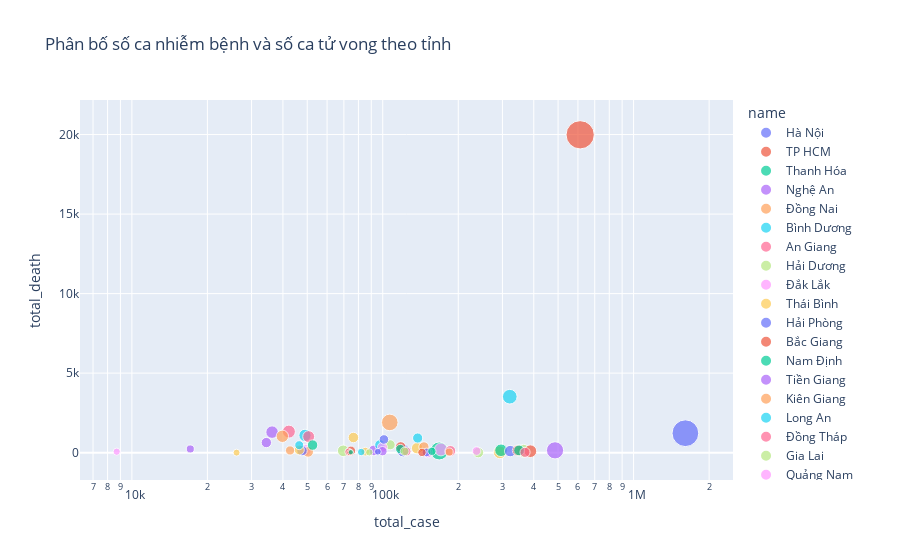

Here is the notebook cell this chart was saved with:
### Code cell
fig = px.scatter(df, x="total_case", y="total_death", color="name", size="population", log_x=True, title="Phân bố số ca nhiễm bệnh và số ca tử vong theo tỉnh")
fig.show()

### Figure 1 — Plotly figure (JSON) as saved in the notebook; plotly's stock layout.template omitted (floating-point values rounded to 4 significant figures)
{"data": [{"hovertemplate": "name=Hà Nội<br>total_case=%{x}<br>total_death=%{y}<br>population=%{marker.size}<extra></extra>", "legendgroup": "Hà Nội", "marker": {"color": "#636efa", "size": [8053664], "sizemode": "area", "sizeref": 22480.0, "symbol": "circle"}, "mode": "markers", "name": "Hà Nội", "orientation": "v", "showlegend": true, "type": "scatter", "x": [1608652], "xaxis": "x", "y": [1221], "yaxis": "y"}, {"hovertemplate": "name=TP HCM<br>total_case=%{x}<br>total_death=%{y}<br>population=%{marker.size}<extra></extra>", "legendgroup": "TP HCM", "marker": {"color": "#EF553B", "size": [8993082], "sizemode": "area", "sizeref": 22480.0, "symbol": "circle"}, "mode": "markers", "name": "TP HCM", "orientation": "v", "showlegend": true, "type": "scatter", "x": [612386], "xaxis": "x", "y": [19984], "yaxis": "y"}, {"hovertemplate": "name=Thanh Hóa<br>total_case=%{x}<br>total_death=%{y}<br>population=%{marker.size}<extra></extra>", "legendgroup": "Thanh Hóa", "marker": {"color": "#00cc96", "size": [3640128], "sizemode": "area", "sizeref": 22480.0, "symbol": "circle"}, "mode": "markers", "name": "Thanh Hóa", "orientation": "v", "showlegend": true, "type": "scatter", "x": [167957], "xaxis": "x", "y": [107], "yaxis": "y"}, {"hovertemplate": "name=Nghệ An<br>total_case=%{x}<br>total_death=%{y}<br>population=%{marker.size}<extra></extra>", "legendgroup": "Nghệ An", "marker": {"color": "#ab63fa", "size": [3327791], "sizemode": "area", "sizeref": 22480.0, "symbol": "circle"}, "mode": "markers", "name": "Nghệ An", "orientation": "v", "showlegend": true, "type": "scatter", "x": [486217], "xaxis": "x", "y": [145], "yaxis": "y"}, {"hovertemplate": "name=Đồng Nai<br>total_case=%{x}<br>total_death=%{y}<br>population=%{marker.size}<extra></extra>", "legendgroup": "Đồng Nai", "marker": {"color": "#FFA15A", "size": [3097107], "sizemode": "area", "sizeref": 22480.0, "symbol": "circle"}, "mode": "markers", "name": "Đồng Nai", "orientation": "v", "showlegend": true, "type": "scatter", "x": [106669], "xaxis": "x", "y": [1900], "yaxis": "y"}, {"hovertemplate": "name=Bình Dương<br>total_case=%{x}<br>total_death=%{y}<br>population=%{marker.size}<extra></extra>", "legendgroup": "Bình Dương", "marker": {"color": "#19d3f3", "size": [2426561], "sizemode": "area", "sizeref": 22480.0, "symbol": "circle"}, "mode": "markers", "name": "Bình Dương", "orientation": "v", "showlegend": true, "type": "scatter", "x": [320961], "xaxis": "x", "y": [3518], "yaxis": "y"}, {"hovertemplate": "name=An Giang<br>total_case=%{x}<br>total_death=%{y}<br>population=%{marker.size}<extra></extra>", "legendgroup": "An Giang", "marker": {"color": "#FF6692", "size": [1908352], "sizemode": "area", "sizeref": 22480.0, "symbol": "circle"}, "mode": "markers", "name": "An Giang", "orientation": "v", "showlegend": true, "type": "scatter", "x": [42246], "xaxis": "x", "y": [1321], "yaxis": "y"}, {"hovertemplate": "name=Hải Dương<br>total_case=%{x}<br>total_death=%{y}<br>population=%{marker.size}<extra></extra>", "legendgroup": "Hải Dương", "marker": {"color": "#B6E880", "size": [1892254], "sizemode": "area", "sizeref": 22480.0, "symbol": "circle"}, "mode": "markers", "name": "Hải Dương", "orientation": "v", "showlegend": true, "type": "scatter", "x": [363926], "xaxis": "x", "y": [114], "yaxis": "y"}, {"hovertemplate": "name=Đắk Lắk<br>total_case=%{x}<br>total_death=%{y}<br>population=%{marker.size}<extra></extra>", "legendgroup": "Đắk Lắk", "marker": {"color": "#FF97FF", "size": [1869322], "sizemode": "area", "sizeref": 22480.0, "symbol": "circle"}, "mode": "markers", "name": "Đắk Lắk", "orientation": "v", "showlegend": true, "type": "scatter", "x": [170585], "xaxis": "x", "y": [201], "yaxis": "y"}, {"hovertemplate": "name=Thái Bình<br>total_case=%{x}<br>total_death=%{y}<br>population=%{marker.size}<extra></extra>", "legendgroup": "Thái Bình", "marker": {"color": "#FECB52", "size": [1860447], "sizemode": "area", "sizeref": 22480.0, "symbol": "circle"}, "mode": "markers", "name": "Thái Bình", "orientation": "v", "showlegend": true, "type": "scatter", "x": [292948], "xaxis": "x", "y": [23], "yaxis": "y"}, {"hovertemplate": "name=Hải Phòng<br>total_case=%{x}<br>total_death=%{y}<br>population=%{marker.size}<extra></extra>", "legendgroup": "Hải Phòng", "marker": {"color": "#636efa", "size": [1837173], "sizemode": "area", "sizeref": 22480.0, "symbol": "circle"}, "mode": "markers", "name": "Hải Phòng", "orientation": "v", "showlegend": true, "type": "scatter", "x": [120668], "xaxis": "x", "y": [135], "yaxis": "y"}, {"hovertemplate": "name=Bắc Giang<br>total_case=%{x}<br>total_death=%{y}<br>population=%{marker.size}<extra></extra>", "legendgroup": "Bắc Giang", "marker": {"color": "#EF553B", "size": [1803950], "sizemode": "area", "sizeref": 22480.0, "symbol": "circle"}, "mode": "markers", "name": "Bắc Giang", "orientation": "v", "showlegend": true, "type": "scatter", "x": [387812], "xaxis": "x", "y": [91], "yaxis": "y"}, {"hovertemplate": "name=Nam Định<br>total_case=%{x}<br>total_death=%{y}<br>population=%{marker.size}<extra></extra>", "legendgroup": "Nam Định", "marker": {"color": "#00cc96", "size": [1780393], "sizemode": "area", "sizeref": 22480.0, "symbol": "circle"}, "mode": "markers", "name": "Nam Định", "orientation": "v", "showlegend": true, "type": "scatter", "x": [296155], "xaxis": "x", "y": [149], "yaxis": "y"}, {"hovertemplate": "name=Tiền Giang<br>total_case=%{x}<br>total_death=%{y}<br>population=%{marker.size}<extra></extra>", "legendgroup": "Tiền Giang", "marker": {"color": "#ab63fa", "size": [1764185], "sizemode": "area", "sizeref": 22480.0, "symbol": "circle"}, "mode": "markers", "name": "Tiền Giang", "orientation": "v", "showlegend": true, "type": "scatter", "x": [36212], "xaxis": "x", "y": [1290], "yaxis": "y"}, {"hovertemplate": "name=Kiên Giang<br>total_case=%{x}<br>total_death=%{y}<br>population=%{marker.size}<extra></extra>", "legendgroup": "Kiên Giang", "marker": {"color": "#FFA15A", "size": [1723067], "sizemode": "area", "sizeref": 22480.0, "symbol": "circle"}, "mode": "markers", "name": "Kiên Giang", "orientation": "v", "showlegend": true, "type": "scatter", "x": [39799], "xaxis": "x", "y": [1027], "yaxis": "y"}, {"hovertemplate": "name=Long An<br>total_case=%{x}<br>total_death=%{y}<br>population=%{marker.size}<extra></extra>", "legendgroup": "Long An", "marker": {"color": "#19d3f3", "size": [1688547], "sizemode": "area", "sizeref": 22480.0, "symbol": "circle"}, "mode": "markers", "name": "Long An", "orientation": "v", "showlegend": true, "type": "scatter", "x": [48994], "xaxis": "x", "y": [1088], "yaxis": "y"}, {"hovertemplate": "name=Đồng Tháp<br>total_case=%{x}<br>total_death=%{y}<br>population=%{marker.size}<extra></extra>", "legendgroup": "Đồng Tháp", "marker": {"color": "#FF6692", "size": [1599504], "sizemode": "area", "sizeref": 22480.0, "symbol": "circle"}, "mode": "markers", "name": "Đồng Tháp", "orientation": "v", "showlegend": true, "type": "scatter", "x": [50663], "xaxis": "x", "y": [1007], "yaxis": "y"}, {"hovertemplate": "name=Gia Lai<br>total_case=%{x}<br>total_death=%{y}<br>population=%{marker.size}<extra></extra>", "legendgroup": "Gia Lai", "marker": {"color": "#B6E880", "size": [1513847], "sizemode": "area", "sizeref": 22480.0, "symbol": "circle"}, "mode": "markers", "name": "Gia Lai", "orientation": "v", "showlegend": true, "type": "scatter", "x": [69571], "xaxis": "x", "y": [116], "yaxis": "y"}, {"hovertemplate": "name=Quảng Nam<br>total_case=%{x}<br>total_death=%{y}<br>population=%{marker.size}<extra></extra>", "legendgroup": "Quảng Nam", "marker": {"color": "#FF97FF", "size": [1495812], "sizemode": "area", "sizeref": 22480.0, "symbol": "circle"}, "mode": "markers", "name": "Quảng Nam", "orientation": "v", "showlegend": true, "type": "scatter", "x": [49226], "xaxis": "x", "y": [150], "yaxis": "y"}, {"hovertemplate": "name=Bình Định<br>total_case=%{x}<br>total_death=%{y}<br>population=%{marker.size}<extra></extra>", "legendgroup": "Bình Định", "marker": {"color": "#FECB52", "size": [1486918], "sizemode": "area", "sizeref": 22480.0, "symbol": "circle"}, "mode": "markers", "name": "Bình Định", "orientation": "v", "showlegend": true, "type": "scatter", "x": [137124], "xaxis": "x", "y": [281], "yaxis": "y"}, {"hovertemplate": "name=Phú Thọ<br>total_case=%{x}<br>total_death=%{y}<br>population=%{marker.size}<extra></extra>", "legendgroup": "Phú Thọ", "marker": {"color": "#636efa", "size": [1463726], "sizemode": "area", "sizeref": 22480.0, "symbol": "circle"}, "mode": "markers", "name": "Phú Thọ", "orientation": "v", "showlegend": true, "type": "scatter", "x": [322144], "xaxis": "x", "y": [97], "yaxis": "y"}, {"hovertemplate": "name=Bắc Ninh<br>total_case=%{x}<br>total_death=%{y}<br>population=%{marker.size}<extra></extra>", "legendgroup": "Bắc Ninh", "marker": {"color": "#EF553B", "size": [1368840], "sizemode": "area", "sizeref": 22480.0, "symbol": "circle"}, "mode": "markers", "name": "Bắc Ninh", "orientation": "v", "showlegend": true, "type": "scatter", "x": [345425], "xaxis": "x", "y": [136], "yaxis": "y"}, {"hovertemplate": "name=Quảng Ninh<br>total_case=%{x}<br>total_death=%{y}<br>population=%{marker.size}<extra></extra>", "legendgroup": "Quảng Ninh", "marker": {"color": "#00cc96", "size": [1320324], "sizemode": "area", "sizeref": 22480.0, "symbol": "circle"}, "mode": "markers", "name": "Quảng Ninh", "orientation": "v", "showlegend": true, "type": "scatter", "x": [349695], "xaxis": "x", "y": [141], "yaxis": "y"}, {"hovertemplate": "name=Lâm Đồng<br>total_case=%{x}<br>total_death=%{y}<br>population=%{marker.size}<extra></extra>", "legendgroup": "Lâm Đồng", "marker": {"color": "#ab63fa", "size": [1296606], "sizemode": "area", "sizeref": 22480.0, "symbol": "circle"}, "mode": "markers", "name": "Lâm Đồng", "orientation": "v", "showlegend": true, "type": "scatter", "x": [92251], "xaxis": "x", "y": [141], "yaxis": "y"}, {"hovertemplate": "name=Hà Tĩnh<br>total_case=%{x}<br>total_death=%{y}<br>population=%{marker.size}<extra></extra>", "legendgroup": "Hà Tĩnh", "marker": {"color": "#FFA15A", "size": [1288866], "sizemode": "area", "sizeref": 22480.0, "symbol": "circle"}, "mode": "markers", "name": "Hà Tĩnh", "orientation": "v", "showlegend": true, "type": "scatter", "x": [50414], "xaxis": "x", "y": [50], "yaxis": "y"}, {"hovertemplate": "name=Bến Tre<br>total_case=%{x}<br>total_death=%{y}<br>population=%{marker.size}<extra></extra>", "legendgroup": "Bến Tre", "marker": {"color": "#19d3f3", "size": [1288463], "sizemode": "area", "sizeref": 22480.0, "symbol": "circle"}, "mode": "markers", "name": "Bến Tre", "orientation": "v", "showlegend": true, "type": "scatter", "x": [97535], "xaxis": "x", "y": [483], "yaxis": "y"}, {"hovertemplate": "name=Thái Nguyên<br>total_case=%{x}<br>total_death=%{y}<br>population=%{marker.size}<extra></extra>", "legendgroup": "Thái Nguyên", "marker": {"color": "#FF6692", "size": [1286751], "sizemode": "area", "sizeref": 22480.0, "symbol": "circle"}, "mode": "markers", "name": "Thái Nguyên", "orientation": "v", "showlegend": true, "type": "scatter", "x": [185990], "xaxis": "x", "y": [110], "yaxis": "y"}, {"hovertemplate": "name=Hưng Yên<br>total_case=%{x}<br>total_death=%{y}<br>population=%{marker.size}<extra></extra>", "legendgroup": "Hưng Yên", "marker": {"color": "#B6E880", "size": [1252731], "sizemode": "area", "sizeref": 22480.0, "symbol": "circle"}, "mode": "markers", "name": "Hưng Yên", "orientation": "v", "showlegend": true, "type": "scatter", "x": [240400], "xaxis": "x", "y": [5], "yaxis": "y"}, {"hovertemplate": "name=Sơn La<br>total_case=%{x}<br>total_death=%{y}<br>population=%{marker.size}<extra></extra>", "legendgroup": "Sơn La", "marker": {"color": "#FF97FF", "size": [1248415], "sizemode": "area", "sizeref": 22480.0, "symbol": "circle"}, "mode": "markers", "name": "Sơn La", "orientation": "v", "showlegend": true, "type": "scatter", "x": [151021], "xaxis": "x", "y": [0], "yaxis": "y"}, {"hovertemplate": "name=Cần Thơ<br>total_case=%{x}<br>total_death=%{y}<br>population=%{marker.size}<extra></extra>", "legendgroup": "Cần Thơ", "marker": {"color": "#FECB52", "size": [1235171], "sizemode": "area", "sizeref": 22480.0, "symbol": "circle"}, "mode": "markers", "name": "Cần Thơ", "orientation": "v", "showlegend": true, "type": "scatter", "x": [76400], "xaxis": "x", "y": [951], "yaxis": "y"}, {"hovertemplate": "name=Quảng Ngãi<br>total_case=%{x}<br>total_death=%{y}<br>population=%{marker.size}<extra></extra>", "legendgroup": "Quảng Ngãi", "marker": {"color": "#636efa", "size": [1231697], "sizemode": "area", "sizeref": 22480.0, "symbol": "circle"}, "mode": "markers", "name": "Quảng Ngãi", "orientation": "v", "showlegend": true, "type": "scatter", "x": [47654], "xaxis": "x", "y": [127], "yaxis": "y"}, {"hovertemplate": "name=Khánh Hòa<br>total_case=%{x}<br>total_death=%{y}<br>population=%{marker.size}<extra></extra>", "legendgroup": "Khánh Hòa", "marker": {"color": "#EF553B", "size": [1231107], "sizemode": "area", "sizeref": 22480.0, "symbol": "circle"}, "mode": "markers", "name": "Khánh Hòa", "orientation": "v", "showlegend": true, "type": "scatter", "x": [117915], "xaxis": "x", "y": [361], "yaxis": "y"}, {"hovertemplate": "name=Bình Thuận<br>total_case=%{x}<br>total_death=%{y}<br>population=%{marker.size}<extra></extra>", "legendgroup": "Bình Thuận", "marker": {"color": "#00cc96", "size": [1230808], "sizemode": "area", "sizeref": 22480.0, "symbol": "circle"}, "mode": "markers", "name": "Bình Thuận", "orientation": "v", "showlegend": true, "type": "scatter", "x": [52526], "xaxis": "x", "y": [477], "yaxis": "y"}, {"hovertemplate": "name=Sóc Trăng<br>total_case=%{x}<br>total_death=%{y}<br>population=%{marker.size}<extra></extra>", "legendgroup": "Sóc Trăng", "marker": {"color": "#ab63fa", "size": [1199653], "sizemode": "area", "sizeref": 22480.0, "symbol": "circle"}, "mode": "markers", "name": "Sóc Trăng", "orientation": "v", "showlegend": true, "type": "scatter", "x": [34353], "xaxis": "x", "y": [633], "yaxis": "y"}, {"hovertemplate": "name=Cà Mau<br>total_case=%{x}<br>total_death=%{y}<br>population=%{marker.size}<extra></extra>", "legendgroup": "Cà Mau", "marker": {"color": "#FFA15A", "size": [1194476], "sizemode": "area", "sizeref": 22480.0, "symbol": "circle"}, "mode": "markers", "name": "Cà Mau", "orientation": "v", "showlegend": true, "type": "scatter", "x": [145915], "xaxis": "x", "y": [357], "yaxis": "y"}, {"hovertemplate": "name=Tây Ninh<br>total_case=%{x}<br>total_death=%{y}<br>population=%{marker.size}<extra></extra>", "legendgroup": "Tây Ninh", "marker": {"color": "#19d3f3", "size": [1169165], "sizemode": "area", "sizeref": 22480.0, "symbol": "circle"}, "mode": "markers", "name": "Tây Ninh", "orientation": "v", "showlegend": true, "type": "scatter", "x": [137774], "xaxis": "x", "y": [918], "yaxis": "y"}, {"hovertemplate": "name=Vĩnh Phúc<br>total_case=%{x}<br>total_death=%{y}<br>population=%{marker.size}<extra></extra>", "legendgroup": "Vĩnh Phúc", "marker": {"color": "#FF6692", "size": [1154154], "sizemode": "area", "sizeref": 22480.0, "symbol": "circle"}, "mode": "markers", "name": "Vĩnh Phúc", "orientation": "v", "showlegend": true, "type": "scatter", "x": [369171], "xaxis": "x", "y": [19], "yaxis": "y"}, {"hovertemplate": "name=Bà Rịa - Vũng Tàu<br>total_case=%{x}<br>total_death=%{y}<br>population=%{marker.size}<extra></extra>", "legendgroup": "Bà Rịa - Vũng Tàu", "marker": {"color": "#B6E880", "size": [1148313], "sizemode": "area", "sizeref": 22480.0, "symbol": "circle"}, "mode": "markers", "name": "Bà Rịa - Vũng Tàu", "orientation": "v", "showlegend": true, "type": "scatter", "x": [107048], "xaxis": "x", "y": [495], "yaxis": "y"}, {"hovertemplate": "name=Đà Nẵng<br>total_case=%{x}<br>total_death=%{y}<br>population=%{marker.size}<extra></extra>", "legendgroup": "Đà Nẵng", "marker": {"color": "#FF97FF", "size": [1134310], "sizemode": "area", "sizeref": 22480.0, "symbol": "circle"}, "mode": "markers", "name": "Đà Nẵng", "orientation": "v", "showlegend": true, "type": "scatter", "x": [99721], "xaxis": "x", "y": [337], "yaxis": "y"}, {"hovertemplate": "name=Thừa Thiên Huế<br>total_case=%{x}<br>total_death=%{y}<br>population=%{marker.size}<extra></extra>", "legendgroup": "Thừa Thiên Huế", "marker": {"color": "#FECB52", "size": [1128620], "sizemode": "area", "sizeref": 22480.0, "symbol": "circle"}, "mode": "markers", "name": "Thừa Thiên Huế", "orientation": "v", "showlegend": true, "type": "scatter", "x": [46490], "xaxis": "x", "y": [173], "yaxis": "y"}, {"hovertemplate": "name=Vĩnh Long<br>total_case=%{x}<br>total_death=%{y}<br>population=%{marker.size}<extra></extra>", "legendgroup": "Vĩnh Long", "marker": {"color": "#636efa", "size": [1022791], "sizemode": "area", "sizeref": 22480.0, "symbol": "circle"}, "mode": "markers", "name": "Vĩnh Long", "orientation": "v", "showlegend": true, "type": "scatter", "x": [101082], "xaxis": "x", "y": [829], "yaxis": "y"}, {"hovertemplate": "name=Trà Vinh<br>total_case=%{x}<br>total_death=%{y}<br>population=%{marker.size}<extra></extra>", "legendgroup": "Trà Vinh", "marker": {"color": "#EF553B", "size": [1009168], "sizemode": "area", "sizeref": 22480.0, "symbol": "circle"}, "mode": "markers", "name": "Trà Vinh", "orientation": "v", "showlegend": true, "type": "scatter", "x": [74656], "xaxis": "x", "y": [115], "yaxis": "y"}, {"hovertemplate": "name=Bình Phước<br>total_case=%{x}<br>total_death=%{y}<br>population=%{marker.size}<extra></extra>", "legendgroup": "Bình Phước", "marker": {"color": "#00cc96", "size": [994679], "sizemode": "area", "sizeref": 22480.0, "symbol": "circle"}, "mode": "markers", "name": "Bình Phước", "orientation": "v", "showlegend": true, "type": "scatter", "x": [117447], "xaxis": "x", "y": [224], "yaxis": "y"}, {"hovertemplate": "name=Ninh Bình<br>total_case=%{x}<br>total_death=%{y}<br>population=%{marker.size}<extra></extra>", "legendgroup": "Ninh Bình", "marker": {"color": "#ab63fa", "size": [982487], "sizemode": "area", "sizeref": 22480.0, "symbol": "circle"}, "mode": "markers", "name": "Ninh Bình", "orientation": "v", "showlegend": true, "type": "scatter", "x": [99751], "xaxis": "x", "y": [91], "yaxis": "y"}, {"hovertemplate": "name=Phú Yên<br>total_case=%{x}<br>total_death=%{y}<br>population=%{marker.size}<extra></extra>", "legendgroup": "Phú Yên", "marker": {"color": "#FFA15A", "size": [961152], "sizemode": "area", "sizeref": 22480.0, "symbol": "circle"}, "mode": "markers", "name": "Phú Yên", "orientation": "v", "showlegend": true, "type": "scatter", "x": [42713], "xaxis": "x", "y": [137], "yaxis": "y"}, {"hovertemplate": "name=Bạc Liêu<br>total_case=%{x}<br>total_death=%{y}<br>population=%{marker.size}<extra></extra>", "legendgroup": "Bạc Liêu", "marker": {"color": "#19d3f3", "size": [907236], "sizemode": "area", "sizeref": 22480.0, "symbol": "circle"}, "mode": "markers", "name": "Bạc Liêu", "orientation": "v", "showlegend": true, "type": "scatter", "x": [46461], "xaxis": "x", "y": [470], "yaxis": "y"}, {"hovertemplate": "name=Quảng Bình<br>total_case=%{x}<br>total_death=%{y}<br>population=%{marker.size}<extra></extra>", "legendgroup": "Quảng Bình", "marker": {"color": "#FF6692", "size": [895430], "sizemode": "area", "sizeref": 22480.0, "symbol": "circle"}, "mode": "markers", "name": "Quảng Bình", "orientation": "v", "showlegend": true, "type": "scatter", "x": [124400], "xaxis": "x", "y": [74], "yaxis": "y"}, {"hovertemplate": "name=Hà Giang<br>total_case=%{x}<br>total_death=%{y}<br>population=%{marker.size}<extra></extra>", "legendgroup": "Hà Giang", "marker": {"color": "#B6E880", "size": [854679], "sizemode": "area", "sizeref": 22480.0, "symbol": "circle"}, "mode": "markers", "name": "Hà Giang", "orientation": "v", "showlegend": true, "type": "scatter", "x": [122210], "xaxis": "x", "y": [80], "yaxis": "y"}, {"hovertemplate": "name=Hòa Bình<br>total_case=%{x}<br>total_death=%{y}<br>population=%{marker.size}<extra></extra>", "legendgroup": "Hòa Bình", "marker": {"color": "#FF97FF", "size": [854131], "sizemode": "area", "sizeref": 22480.0, "symbol": "circle"}, "mode": "markers", "name": "Hòa Bình", "orientation": "v", "showlegend": true, "type": "scatter", "x": [236566], "xaxis": "x", "y": [102], "yaxis": "y"}, {"hovertemplate": "name=Hà Nam<br>total_case=%{x}<br>total_death=%{y}<br>population=%{marker.size}<extra></extra>", "legendgroup": "Hà Nam", "marker": {"color": "#FECB52", "size": [852800], "sizemode": "area", "sizeref": 22480.0, "symbol": "circle"}, "mode": "markers", "name": "Hà Nam", "orientation": "v", "showlegend": true, "type": "scatter", "x": [85169], "xaxis": "x", "y": [65], "yaxis": "y"}, {"hovertemplate": "name=Yên Bái<br>total_case=%{x}<br>total_death=%{y}<br>population=%{marker.size}<extra></extra>", "legendgroup": "Yên Bái", "marker": {"color": "#636efa", "size": [821030], "sizemode": "area", "sizeref": 22480.0, "symbol": "circle"}, "mode": "markers", "name": "Yên Bái", "orientation": "v", "showlegend": true, "type": "scatter", "x": [149468], "xaxis": "x", "y": [13], "yaxis": "y"}, {"hovertemplate": "name=Tuyên Quang<br>total_case=%{x}<br>total_death=%{y}<br>population=%{marker.size}<extra></extra>", "legendgroup": "Tuyên Quang", "marker": {"color": "#EF553B", "size": [784811], "sizemode": "area", "sizeref": 22480.0, "symbol": "circle"}, "mode": "markers", "name": "Tuyên Quang", "orientation": "v", "showlegend": true, "type": "scatter", "x": [143362], "xaxis": "x", "y": [14], "yaxis": "y"}, {"hovertemplate": "name=Lạng Sơn<br>total_case=%{x}<br>total_death=%{y}<br>population=%{marker.size}<extra></extra>", "legendgroup": "Lạng Sơn", "marker": {"color": "#00cc96", "size": [781655], "sizemode": "area", "sizeref": 22480.0, "symbol": "circle"}, "mode": "markers", "name": "Lạng Sơn", "orientation": "v", "showlegend": true, "type": "scatter", "x": [157028], "xaxis": "x", "y": [84], "yaxis": "y"}, {"hovertemplate": "name=Hậu Giang<br>total_case=%{x}<br>total_death=%{y}<br>population=%{marker.size}<extra></extra>", "legendgroup": "Hậu Giang", "marker": {"color": "#ab63fa", "size": [733017], "sizemode": "area", "sizeref": 22480.0, "symbol": "circle"}, "mode": "markers", "name": "Hậu Giang", "orientation": "v", "showlegend": true, "type": "scatter", "x": [17093], "xaxis": "x", "y": [231], "yaxis": "y"}, {"hovertemplate": "name=Lào Cai<br>total_case=%{x}<br>total_death=%{y}<br>population=%{marker.size}<extra></extra>", "legendgroup": "Lào Cai", "marker": {"color": "#FFA15A", "size": [730420], "sizemode": "area", "sizeref": 22480.0, "symbol": "circle"}, "mode": "markers", "name": "Lào Cai", "orientation": "v", "showlegend": true, "type": "scatter", "x": [183981], "xaxis": "x", "y": [38], "yaxis": "y"}, {"hovertemplate": "name=Quảng Trị<br>total_case=%{x}<br>total_death=%{y}<br>population=%{marker.size}<extra></extra>", "legendgroup": "Quảng Trị", "marker": {"color": "#19d3f3", "size": [632375], "sizemode": "area", "sizeref": 22480.0, "symbol": "circle"}, "mode": "markers", "name": "Quảng Trị", "orientation": "v", "showlegend": true, "type": "scatter", "x": [82053], "xaxis": "x", "y": [38], "yaxis": "y"}, {"hovertemplate": "name=Đắk Nông<br>total_case=%{x}<br>total_death=%{y}<br>population=%{marker.size}<extra></extra>", "legendgroup": "Đắk Nông", "marker": {"color": "#FF6692", "size": [622168], "sizemode": "area", "sizeref": 22480.0, "symbol": "circle"}, "mode": "markers", "name": "Đắk Nông", "orientation": "v", "showlegend": true, "type": "scatter", "x": [73031], "xaxis": "x", "y": [47], "yaxis": "y"}, {"hovertemplate": "name=Điện Biên<br>total_case=%{x}<br>total_death=%{y}<br>population=%{marker.size}<extra></extra>", "legendgroup": "Điện Biên", "marker": {"color": "#B6E880", "size": [598856], "sizemode": "area", "sizeref": 22480.0, "symbol": "circle"}, "mode": "markers", "name": "Điện Biên", "orientation": "v", "showlegend": true, "type": "scatter", "x": [88373], "xaxis": "x", "y": [20], "yaxis": "y"}, {"hovertemplate": "name=Ninh Thuận<br>total_case=%{x}<br>total_death=%{y}<br>population=%{marker.size}<extra></extra>", "legendgroup": "Ninh Thuận", "marker": {"color": "#FF97FF", "size": [590467], "sizemode": "area", "sizeref": 22480.0, "symbol": "circle"}, "mode": "markers", "name": "Ninh Thuận", "orientation": "v", "showlegend": true, "type": "scatter", "x": [8699], "xaxis": "x", "y": [60], "yaxis": "y"}, {"hovertemplate": "name=Kon Tum<br>total_case=%{x}<br>total_death=%{y}<br>population=%{marker.size}<extra></extra>", "legendgroup": "Kon Tum", "marker": {"color": "#FECB52", "size": [540438], "sizemode": "area", "sizeref": 22480.0, "symbol": "circle"}, "mode": "markers", "name": "Kon Tum", "orientation": "v", "showlegend": true, "type": "scatter", "x": [26139], "xaxis": "x", "y": [1], "yaxis": "y"}, {"hovertemplate": "name=Cao Bằng<br>total_case=%{x}<br>total_death=%{y}<br>population=%{marker.size}<extra></extra>", "legendgroup": "Cao Bằng", "marker": {"color": "#636efa", "size": [530341], "sizemode": "area", "sizeref": 22480.0, "symbol": "circle"}, "mode": "markers", "name": "Cao Bằng", "orientation": "v", "showlegend": true, "type": "scatter", "x": [95608], "xaxis": "x", "y": [57], "yaxis": "y"}, {"hovertemplate": "name=Lai Châu<br>total_case=%{x}<br>total_death=%{y}<br>population=%{marker.size}<extra></extra>", "legendgroup": "Lai Châu", "marker": {"color": "#EF553B", "size": [460196], "sizemode": "area", "sizeref": 22480.0, "symbol": "circle"}, "mode": "markers", "name": "Lai Châu", "orientation": "v", "showlegend": true, "type": "scatter", "x": [74060], "xaxis": "x", "y": [0], "yaxis": "y"}, {"hovertemplate": "name=Bắc Kạn<br>total_case=%{x}<br>total_death=%{y}<br>population=%{marker.size}<extra></extra>", "legendgroup": "Bắc Kạn", "marker": {"color": "#00cc96", "size": [313905], "sizemode": "area", "sizeref": 22480.0, "symbol": "circle"}, "mode": "markers", "name": "Bắc Kạn", "orientation": "v", "showlegend": true, "type": "scatter", "x": [74617], "xaxis": "x", "y": [28], "yaxis": "y"}], "layout": {"legend": {"itemsizing": "constant", "title": {"text": "name"}, "tracegroupgap": 0}, "title": {"text": "Phân bố số ca nhiễm bệnh và số ca tử vong theo tỉnh"}, "xaxis": {"anchor": "y", "domain": [0, 1], "title": {"text": "total_case"}, "type": "log"}, "yaxis": {"anchor": "x", "domain": [0, 1], "title": {"text": "total_death"}}}}
